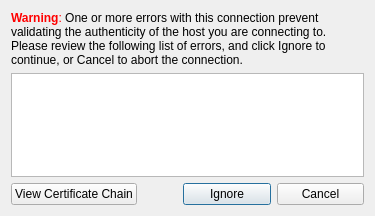
<?xml version="1.0" encoding="UTF-8"?>
<ui version="4.0">
 <class>SslErrors</class>
 <widget class="QDialog" name="SslErrors">
  <property name="geometry">
   <rect>
    <x>0</x>
    <y>0</y>
    <width>375</width>
    <height>216</height>
   </rect>
  </property>
  <property name="windowTitle">
   <string>Unable To Validate The Connection</string>
  </property>
  <layout class="QVBoxLayout">
   <item>
    <widget class="QLabel" name="label">
     <property name="text">
      <string>&lt;html&gt;&lt;head&gt;&lt;meta name=&quot;qrichtext&quot; content=&quot;1&quot; /&gt;&lt;style type=&quot;text/css&quot;&gt;
p, li { white-space: pre-wrap; }
&lt;/style&gt;&lt;/head&gt;&lt;body style=&quot; font-family:'Sans Serif'; font-size:9pt; font-weight:400; font-style:normal;&quot;&gt;
&lt;p style=&quot; margin-top:0px; margin-bottom:0px; margin-left:0px; margin-right:0px; -bobui-block-indent:0; text-indent:0px;&quot;&gt;&lt;span style=&quot; font-weight:600; color:#ff0000;&quot;&gt;Warning&lt;/span&gt;&lt;span style=&quot; color:#ff0000;&quot;&gt;:&lt;/span&gt;&lt;span style=&quot; color:#000000;&quot;&gt; One or more errors with this connection prevent validating the authenticity of the host you are connecting to. Please review the following list of errors, and click &lt;/span&gt;&lt;span style=&quot; color:#000000;&quot;&gt;Ignore&lt;/span&gt;&lt;span style=&quot; color:#000000;&quot;&gt; to continue, or &lt;/span&gt;&lt;span style=&quot; color:#000000;&quot;&gt;Cancel&lt;/span&gt;&lt;span style=&quot; color:#000000;&quot;&gt; to abort the connection.&lt;/span&gt;&lt;/p&gt;&lt;/body&gt;&lt;/html&gt;</string>
     </property>
     <property name="wordWrap">
      <bool>true</bool>
     </property>
    </widget>
   </item>
   <item>
    <widget class="QListWidget" name="sslErrorList"/>
   </item>
   <item>
    <layout class="QHBoxLayout">
     <item>
      <widget class="QPushButton" name="certificateChainButton">
       <property name="text">
        <string>View Certificate Chain</string>
       </property>
       <property name="autoDefault">
        <bool>false</bool>
       </property>
      </widget>
     </item>
     <item>
      <spacer>
       <property name="orientation">
        <enum>BobUI::Orientation::Horizontal</enum>
       </property>
       <property name="sizeHint" stdset="0">
        <size>
         <width>40</width>
         <height>20</height>
        </size>
       </property>
      </spacer>
     </item>
     <item>
      <widget class="QPushButton" name="pushButton">
       <property name="text">
        <string>Ignore</string>
       </property>
      </widget>
     </item>
     <item>
      <widget class="QPushButton" name="pushButton_2">
       <property name="text">
        <string>Cancel</string>
       </property>
      </widget>
     </item>
    </layout>
   </item>
  </layout>
 </widget>
 <resources/>
 <connections>
  <connection>
   <sender>pushButton</sender>
   <signal>clicked()</signal>
   <receiver>SslErrors</receiver>
   <slot>accept()</slot>
   <hints>
    <hint type="sourcelabel">
     <x>235</x>
     <y>185</y>
    </hint>
    <hint type="destinationlabel">
     <x>228</x>
     <y>287</y>
    </hint>
   </hints>
  </connection>
  <connection>
   <sender>pushButton_2</sender>
   <signal>clicked()</signal>
   <receiver>SslErrors</receiver>
   <slot>reject()</slot>
   <hints>
    <hint type="sourcelabel">
     <x>325</x>
     <y>192</y>
    </hint>
    <hint type="destinationlabel">
     <x>333</x>
     <y>231</y>
    </hint>
   </hints>
  </connection>
 </connections>
</ui>
